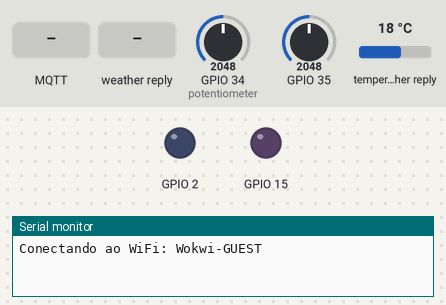
Bench run of a sketch on a simulated ESP32. Shown: output pins drawn as LEDs (lit = HIGH), the last lines printed to the serial monitor. The test bench sets the inputs (shaded band); at power-on: GPIO 34 (potentiometer) = 2048, GPIO 35 = 2048, temperature in the weather reply 18 °C. WiFi joins after 1.5 s; servers stay silent unless stated; no MQTT or app messages arrive unless stated; web services answer with replies made up by the test bench.

Above: at 0.1 s.
At 2.7 s:
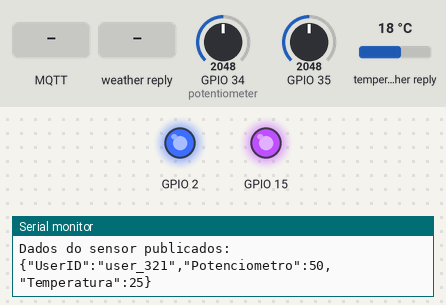
2.8 s: MQTT message "1" arrives on the first subscribed topic
13.2 s: weather in the web reply set to Clear
23.6 s: MQTT message "on" arrives on the first subscribed topic
33.7 s: weather in the web reply set to Rain
44.1 s: MQTT message "off" arrives on the first subscribed topic
54.1 s: weather in the web reply set to Snow
Timing chart, 0 to 57.1 s (numbered marks = the images above; inputs shaded):
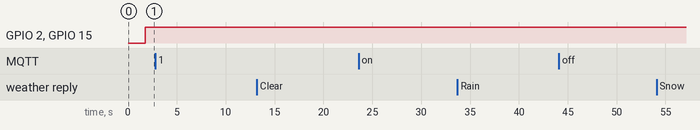

The sketch:

sketch.ino
```cpp
#include <WiFi.h>
#include <PubSubClient.h>
#include <HTTPClient.h>
#include <ArduinoJson.h>

const char* ssid = "Wokwi-GUEST";
const char* password = "";
const char* mqtt_server = "test.mosquitto.org";
const char* weather_api_key = "YOUR API HERE"; //Coloca tua api

// *** Cada ESP32 tem um ID***
const char* userID = "user_321";

WiFiClient espClient;
PubSubClient client(espClient);

const float BETA = 3950;

void setup_wifi() {
  Serial.print("Conectando ao WiFi: ");
  Serial.println(ssid);

  WiFi.mode(WIFI_STA);
  WiFi.begin(ssid, password);

  while (WiFi.status() != WL_CONNECTED) {
    delay(500);
    Serial.print(".");
  }

  Serial.println("\nWiFi conectado! IP: " + WiFi.localIP().toString());
}

void callback(char* topic, byte* payload, unsigned int length) {
  Serial.print("Recebido no tópico: ");
  Serial.println(topic);

  String receivedPayload;
  for (int i = 0; i < length; i++) {
    receivedPayload += (char)payload[i];
  }

  Serial.println("Mensagem: " + receivedPayload);
}

void reconnect() {
  while (!client.connected()) {
    Serial.print("Conectando ao MQTT...");
    if (client.connect(userID)) {
      Serial.println("Conectado!");

      // Cada ESP se inscreve apenas no seu próprio tópico
      String userTopic = "sensorVerde/" + String(userID);
      client.subscribe(userTopic.c_str());
    } else {
      Serial.print("Falha, rc=");
      Serial.print(client.state());
      Serial.println(" Tentando novamente em 5 segundos...");
      delay(5000);
    }
  }
}

void getWeatherData() {
  HTTPClient http;
  String url = "http://api.weatherapi.com/v1/current.json?key=" + String(weather_api_key) + "&q=auto:ip";
  http.begin(url);

  int httpCode = http.GET();
  if (httpCode > 0) {
    if (httpCode == HTTP_CODE_OK) {
      String payload = http.getString();
      StaticJsonDocument<512> weatherDoc;
      deserializeJson(weatherDoc, payload);

      StaticJsonDocument<256> doc;
      doc["UserID"] = userID;  // ID do usuário
      doc["Location"] = weatherDoc["location"]["name"].as<String>();
      doc["Region"] = weatherDoc["location"]["region"].as<String>();
      doc["Country"] = weatherDoc["location"]["country"].as<String>();
      doc["Temperature"] = weatherDoc["current"]["temp_c"].as<float>();
      doc["Condition"] = weatherDoc["current"]["condition"]["text"].as<String>();

      char jsonBuffer[256];
      serializeJson(doc, jsonBuffer);

      String weatherTopic = "sensorVerde/" + String(userID);
      client.publish(weatherTopic.c_str(), jsonBuffer);

      Serial.println("Dados do clima publicados:");
      Serial.println(jsonBuffer);
    }
  } else {
    Serial.print("Erro ao conectar à API do clima. Código HTTP: ");
    Serial.println(httpCode);
  }
  http.end();
}

void Publica_dados() {
  int valorPOT = analogRead(34);
  int Pot_Percent = map(valorPOT, 0, 4095, 0, 100);

  int analogValue = analogRead(35);
  float celsius = 1 / (log(1 / (4095. / analogValue - 1)) / BETA + 1.0 / 298.15) - 273.15;
  celsius = round(celsius * 10) / 10.0;

  StaticJsonDocument<256> doc;
  doc["UserID"] = userID;  // ID do usuário
  doc["Potenciometro"] = Pot_Percent;
  doc["Temperatura"] = celsius;

  char jsonBuffer[256];
  serializeJson(doc, jsonBuffer);

  // Publicar no tópico exclusivo do usuário
  String sensorTopic = "sensorVerde/" + String(userID);
  client.publish(sensorTopic.c_str(), jsonBuffer);

  Serial.println("Dados do sensor publicados:");
  Serial.println(jsonBuffer);
}

void setup() {
  pinMode(2, OUTPUT);
  pinMode(15, OUTPUT);
  Serial.begin(115200);

  setup_wifi();
  client.setServer(mqtt_server, 1883);
  client.setCallback(callback);
}
void LEDs()
{
  //Conexao_WIFI
  if(WiFi.status())
  digitalWrite(2, HIGH);
  else
  digitalWrite(2, LOW);

  //Conexao_MQTT()
  if(client.connected())
  digitalWrite(15, HIGH);
  else
  digitalWrite(15, LOW);
}
void loop() {
  if (!client.connected()) {
    reconnect();
  }
  client.loop();
  getWeatherData();
  Publica_dados();
  LEDs();
  delay(10000);
}
```
